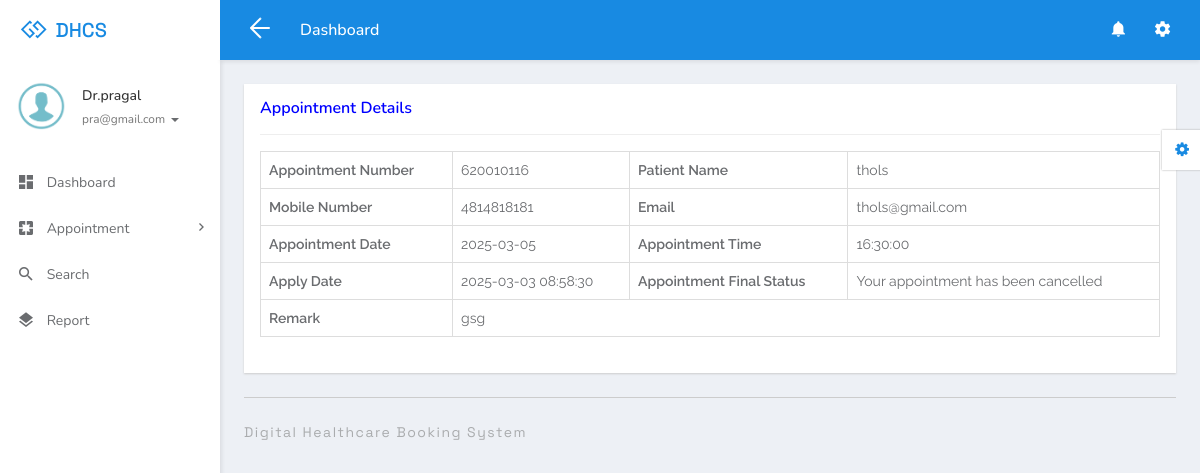
The app's page /doctor/view-appointment-detail.php?editid=11&&aptid=620010116 (signed in) with its own data.
### tables this page shows
CREATE TABLE `tbldoctor` (
  `ID` int(5) NOT NULL,
  `FullName` varchar(250) DEFAULT NULL,
  `MobileNumber` bigint(10) DEFAULT NULL,
  `Email` varchar(250) DEFAULT NULL,
  `Specialization` varchar(250) DEFAULT NULL,
  `Password` varchar(259) DEFAULT NULL,
  `CreationDate` timestamp NULL DEFAULT current_timestamp()
);

CREATE TABLE `tblappointment` (
  `ID` int(10) NOT NULL,
  `AppointmentNumber` int(10) DEFAULT NULL,
  `Name` varchar(250) DEFAULT NULL,
  `MobileNumber` bigint(20) DEFAULT NULL,
  `Email` varchar(250) DEFAULT NULL,
  `AppointmentDate` date DEFAULT NULL,
  `AppointmentTime` time DEFAULT NULL,
  `Specialization` varchar(250) DEFAULT NULL,
  `Doctor` int(10) DEFAULT NULL,
  `Message` mediumtext DEFAULT NULL,
  `ApplyDate` timestamp NULL DEFAULT current_timestamp(),
  `Remark` varchar(250) DEFAULT NULL,
  `Status` varchar(250) DEFAULT NULL,
  `UpdationDate` timestamp NULL DEFAULT NULL ON UPDATE current_timestamp()
);

### doctor/view-appointment-detail.php (the view, shortened to what this page needs)
<?php
include('includes/dbconnection.php');
if (strlen($_SESSION['damsid'] == 0)) {
    header('location:logout.php');
} else {
?>
<!DOCTYPE html>
<html lang="en">
<head>
    <link rel="stylesheet" href="libs/bower/font-awesome/css/font-awesome.min.css">
    <link rel="stylesheet" href="libs/bower/material-design-iconic-font/dist/css/material-design-iconic-font.css">
    <link rel="stylesheet" href="libs/bower/animate.css/animate.min.css">
    <link rel="stylesheet" href="libs/bower/fullcalendar/dist/fullcalendar.min.css">
    <link rel="stylesheet" href="libs/bower/perfect-scrollbar/css/perfect-scrollbar.css">
    <link rel="stylesheet" href="assets/css/bootstrap.css">
    <link rel="stylesheet" href="assets/css/core.css">
    <link rel="stylesheet" href="assets/css/app.css">
    <link rel="stylesheet" href="assets/css/customize.css">
</head>
<body class="menubar-left menubar-unfold menubar-light theme-primary">
    <?php include_once('includes/header.php'); ?>
    <?php include_once('includes/sidebar.php'); ?>
    <main id="app-main" class="app-main">
        <div class="wrap">
            <section class="app-content">
                <div class="row">
                    <div class="col-md-12">
                        <div class="widget">
                            <header class="widget-header">
                                <h4 class="widget-title" style="color: blue">Appointment Details</h4>
                            </header>
                            <hr class="widget-separator">
                            <div class="widget-body">
                                <div class="table-responsive">
                                    <?php
                                    $eid = $_GET['editid'];
                                    $sql = 'SELECT * from tblappointment  where ID=:eid';
                                    $query = $dbh->prepare($sql);
                                    $query->bindParam(':eid', $eid, PDO::PARAM_STR);
                                    $query->execute();
                                    $results = $query->fetchAll(PDO::FETCH_OBJ);
                                    if ($query->rowCount() > 0) {
                                        foreach ($results as $row) {
                                    ?>
                                            <table border="1" class="table table-bordered mg-b-0">
                                                <tr>
                                                    <th>Appointment Number</th>
                                                    <td><?php echo $aptno = ($row->AppointmentNumber); ?></td>
                                                    <th>Patient Name</th>
                                                    <td><?php echo $row->Name; ?></td>
                                                </tr>
                                                <tr>
                                                    <th>Mobile Number</th>
                                                    <td><?php echo $row->MobileNumber; ?></td>
                                                    <th>Email</th>
                                                    <td><?php echo $row->Email; ?></td>
                                                </tr>
                                                <tr>
                                                    <th>Appointment Date</th>
                                                    <td><?php echo $row->AppointmentDate; ?></td>
                                                    <th>Appointment Time</th>
                                                    <td><?php echo $row->AppointmentTime; ?></td>
                                                </tr>
                                                <tr>
                                                    <th>Apply Date</th>
                                                    <td><?php echo $row->ApplyDate; ?></td>
                                                    <th>Appointment Final Status</th>
                                                    <td colspan="4">
                                                        <?php $status = $row->Status;
                                                        if ($row->Status == 'Cancelled') {
                                                            echo 'Your appointment has been cancelled';
                                                        }; ?>
                                                    </td>
                                                </tr>
                                                <tr>
                                                    <th>Remark</th>
                                                    <?php if ($row->Remark == '') { ?>
                                                        <td colspan="3"><?php echo 'Not Updated Yet'; ?></td>
                                                    <?php } else { ?>
                                                        <td colspan="3"><?php echo htmlentities($row->Remark); ?></td>
                                                    <?php } ?>
                                                </tr>
                                            </table>
                                            <br>
                                    <?php
                                        }
                                    } ?>
                                </div>
                            </div>
                        </div>
                    </div>
                </div>
            </section>
        </div>
        <?php include_once('includes/footer.php'); ?>
    </main>
    <?php include_once('includes/customizer.php'); ?>
</body>
</html>
<?php } ?>

### doctor/includes/sidebar.php (shortened to what this page needs)
<aside id="menubar" class="menubar light">
  <div class="app-user">
    <div class="media">
      <div class="media-left">
        <div class="avatar avatar-md avatar-circle">
          <a href="javascript:void(0)"><img class="img-responsive" src="assets/images/images.png" alt="avatar"/></a>
        </div>
      </div>
      <div class="media-body">
        <div class="foldable">
          <?php
          $eid = $_SESSION['damsid'];
          $sql = 'SELECT FullName,Email from  tbldoctor where ID=:eid';
          $query = $dbh->prepare($sql);
          $query->bindParam(':eid', $eid, PDO::PARAM_STR);
          $query->execute();
          $results = $query->fetchAll(PDO::FETCH_OBJ);
          foreach ($results as $row) {
            $email = $row->Email;
            $fname = $row->FullName;
          }
          ?>
          <h5><a href="javascript:void(0)" class="username"><?php echo $fname; ?></a></h5>
          <ul>
            <li class="dropdown">
              <a href="javascript:void(0)" class="dropdown-toggle usertitle" data-toggle="dropdown" aria-haspopup="true" aria-expanded="false">
                <small><?php echo $email; ?></small>
                <span class="caret"></span>
              </a>
            </li>
          </ul>
        </div>
      </div>
    </div>
  </div>
  <div class="menubar-scroll">
    <div class="menubar-scroll-inner">
      <ul class="app-menu">
        <li class="has-submenu">
          <a href="dashboard.php">
            <i class="menu-icon zmdi zmdi-view-dashboard zmdi-hc-lg"></i>
            <span class="menu-text">Dashboard</span>
          </a>
        </li>
       <li class="has-submenu">
          <a href="javascript:void(0)" class="submenu-toggle">
            <i class="menu-icon zmdi zmdi-pages zmdi-hc-lg"></i>
            <span class="menu-text">Appointment</span>
            <i class="menu-caret zmdi zmdi-hc-sm zmdi-chevron-right"></i>
          </a>
        </li>
        <li>
          <a href="search.php">
            <i class="menu-icon zmdi zmdi-search zmdi-hc-lg"></i>
            <span class="menu-text">Search</span>
          </a>
        </li>
        <li>
          <a href="appointment-bwdates.php">
            <i class="menu-icon zmdi zmdi-layers zmdi-hc-lg"></i>
            <span class="menu-text">Report</span>
          </a>
        </li>
      </ul>
    </div>
  </div>
</aside>

### doctor/assets/css/customize.css (style rules this page uses)
:root { --font1: "Poppins", sans-serif; --font2: "Nunito", sans-serif; --font3: "Space Grotesk", sans-serif; --font4: "Lexend", sans-serif; --font5: "Varela Round", sans-serif; --font6: "Satisfy", cursive; }
h1, h2, h3, h4, h5, h6, p, a, li { font-family: var(--font2) !important ; }

### records on screen
tbldoctor: FullName "Dr.pragal", Email "pra@gmail.com"
tblappointment: AppointmentNumber "620010116", Name "thols", MobileNumber "4814818181", Email "thols@gmail.com", AppointmentDate "2025-03-05", AppointmentTime "16:30:00", ApplyDate "2025-03-03 08:58:30", Status "Your appointment has been cancelled", Remark "gsg"
